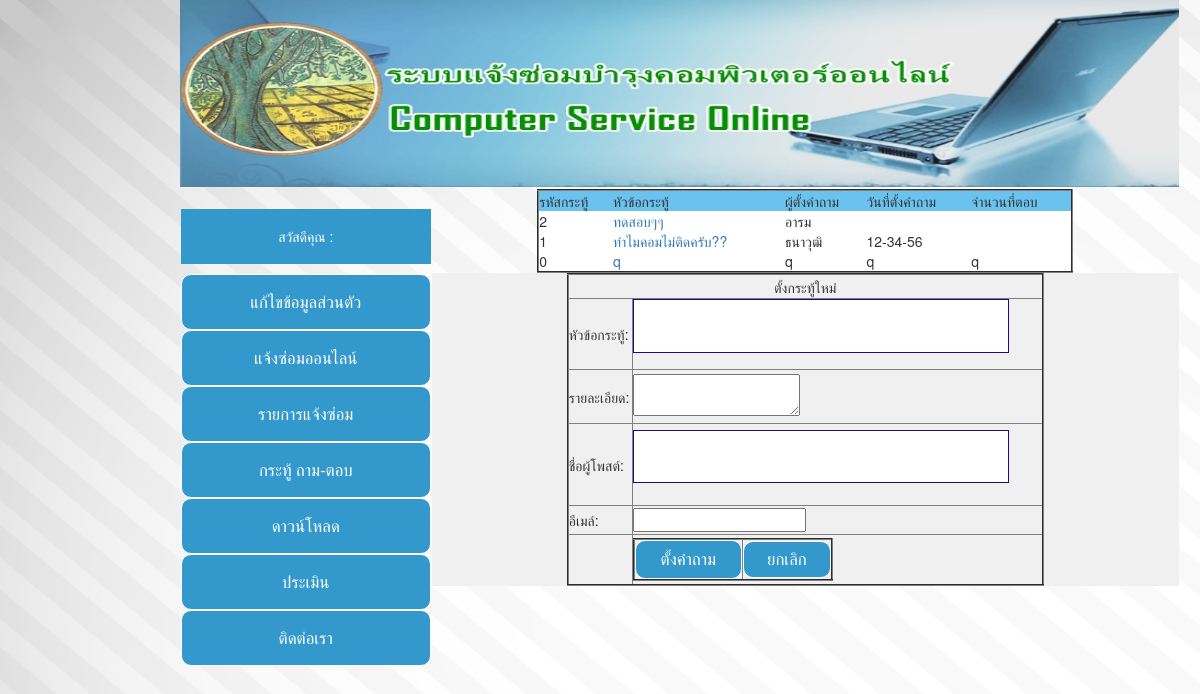
The app's page /Webboard/Webboard.php, older data.
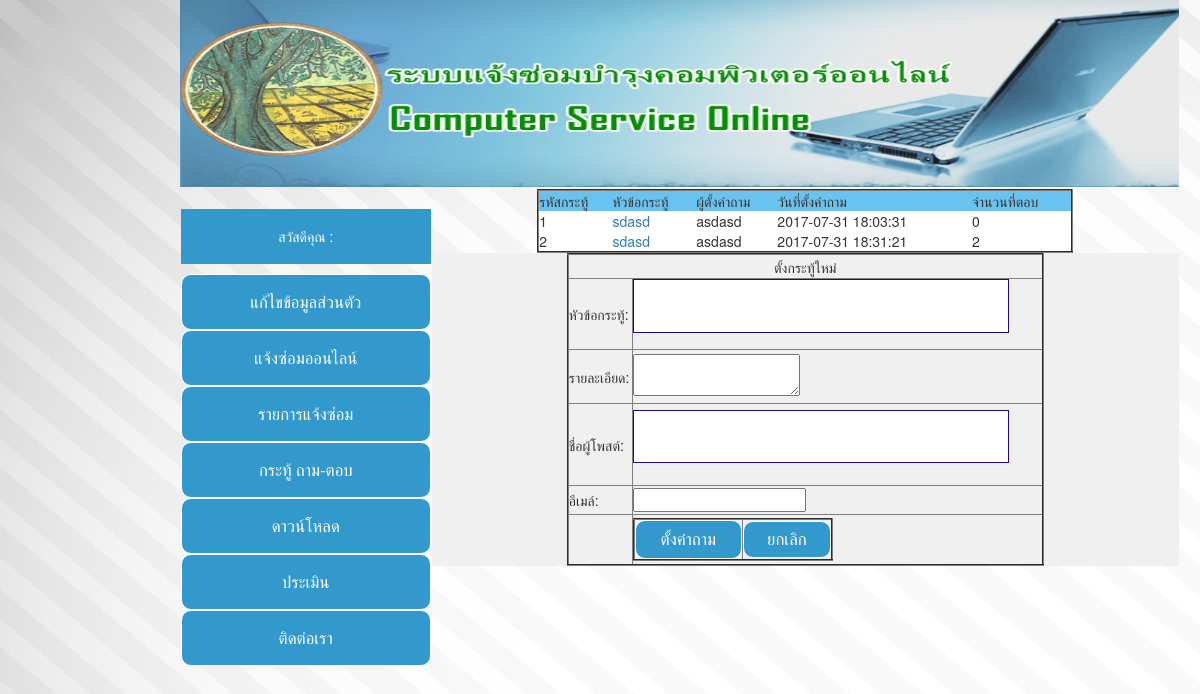
The same page, newer data.
### tables this page shows
CREATE TABLE `webboard_quiz` (
  `id_question` bigint(11) NOT NULL AUTO_INCREMENT,
  `title` varchar(50) NOT NULL,
  `name` varchar(50) NOT NULL,
  `message` text NOT NULL,
  `email` varchar(50) NOT NULL,
  `date_q` varchar(50) NOT NULL,
  `count_q` varchar(50) NOT NULL,
  PRIMARY KEY (`id_question`)
);

### model/core_model.php (called while the page is built, shortened)
<?php
	class Core_model{
		public function __construct(){
			include("db.php");
			$this->db=$dbh;
		}
		public $active_record="SELECT ";
		public $active_select="";
		public $active_from=" FROM ";
		public $active_limit="";
		public $active_order=" ORDER BY ";
		public $order_flag=false;
		public function order_by($column,$type="asc"){
			$this->active_order.="".$column." ".$type.",";
			$this->order_flag=true;
		}
		public function get($table){
			$result = new stdClass();
			$result->result = array();
			$result->rowCount=0;
			if ($this->active_select=="") {
				$this->active_record.="* ";
			}else{
				$this->active_record.=$this->active_select;
			}
			$this->active_record.=$this->active_from.$table;
			if ($this->order_flag) {
				$this->active_record.=substr($this->active_order, 0, -1);
			}
			$this->active_record.=$this->active_limit;
			$tmp_record=$this->active_record;
			try{
				$stm=$this->db->prepare($this->active_record);
				$stm->execute();
				$result->result = $stm->fetchAll(PDO::FETCH_ASSOC);
				$result->rowCount=$stm->rowCount();
			}catch(PDOException $ex){
					echo $ex->getMessage().'<br>';
					echo $tmp_record;
				}
			return $result;
		}
		public function reset_active_record(){
			$this->active_record="SELECT ";
			$this->active_select="";
			$this->active_from=" FROM ";
			$this->active_limit="";
			$this->active_order=" ORDER BY ";
			$this->order_flag=false;
		}
	}
?>

### model/m_board.php (called while the page is built, shortened)
<?php
	require_once("core_model.php");
	class M_board extends Core_model{
		public function get_all_web_quiz(){
			$result=$this->get("webboard_quiz");
			return $result;
		}
	}
?>

### helper_func.php (called while the page is built)
<?
function site_url($str=""){
return "http://localhost/comservice/".$str;
}
?>

### Webboard/Webboard.php (the view, shortened to what this page needs)
<?
include('../meta.php');
require_once("../model/m_board.php");
$m_board = new M_board;
    ?>
    <?
$topic=$m_board->get_all_web_quiz();
?>
  <tr align="left" valign="top">
    <td width="248" align="center"><?include('../sidebar_logged.php');?></td>
    <td width="743" align="center">
    <table width=456 height=59 border=2>
      <tr>
        <td width=703>
          <table width=532 align=center>
          <tr bgcolor=#6AC2EF>
          <td>รหัสกระทู้</td>
          <td>หัวข้อกระทู้</td>
          <td>ผู้ตั้งคำถาม</td>
          <td>วันที่ตั้งคำถาม</td>
          <td>จำนวนที่ตอบ</td>
          </tr>
          <?
          foreach ($topic->result as $key => $value) {
          ?>
          <tr bgcolor=#FFFFFF>
            <td><?=$value['id_question']?></td>
            <td><a href="<?=site_url()?>Webboard/webboard_ans.php?id_question=<?=$value['id_question']?>" ><?=$value['title']?></a></td>
            <td><?=$value['name']?></td>
            <td><?=$value['date_q']?></td>
            <td><?=$value['count_q']?></td>
          </tr>
          <?
        }
          ?>
          </table>
        </td>
      </tr>
    </table>
<form name="form1" method="post" action="<?=site_url()?>Webboard/Webboard.php">
    <table width="477" height="313" border="2">
      <tbody>
        <tr>
          <td colspan="2" align="center">ตั้งกระทู้ใหม่</td>
          </tr>
        <tr>
          <td width="52" height="21">หัวข้อกระทู้:</td>
          <td width="331"><input type="text" name="title" id="title"></td>
        </tr>
        <tr>
          <td>รายละเอียด:</td>
          <td><textarea name="message" id="message" wrap="virtual"></textarea></td>
        </tr>
        <tr>
          <td>ชื่อผู้โพสต์:</td>
          <td><input type="text" name="name" id="name"></td>
        </tr>
        <tr>
          <td>อีเมล์:</td>
          <td><input type="email" name="email" id="email"></td>
        </tr>
        <tr>
          <td>&nbsp;</td>
          <td><table width="200" border="2">
            <tbody>
              <tr>
                <td width="100"><input type="submit" name="submit" id="submit" value="ตั้งคำถาม"></td>
                <td width="82"><input type="button" name="button3" id="button3" value="ยกเลิก"></td>
              </tr>
            </tbody>
          </table></td>
        </tr>
      </tbody>
    </table></form>
  </tr>
  <tr>
  <td width="248" align="center" valign="top">&nbsp;</td>
  <td width="743" align="center" valign="top"><p>&nbsp;</p></td>
</tr>
</table></div>
</body>
</html>

Row changes from the older to the newer data that the page shows:
removed webboard_quiz: id_question "0", title "q", name "q", date_q "q", count_q "q"
changed webboard_quiz id 1: title "ทำไมคอมไม่ติดครับ??" → "sdasd"; name "ธนาวุฒิ" → "asdasd"; date_q "12-34-56" → "2017-07-31 18:03:31"; count_q (not shown) → "0"; moves up the list
changed webboard_quiz id 2: title "ทดสอบๆๆ" → "sdasd"; name "อารม" → "asdasd"; date_q (not shown) → "2017-07-31 18:31:21"; count_q (not shown) → "2"
